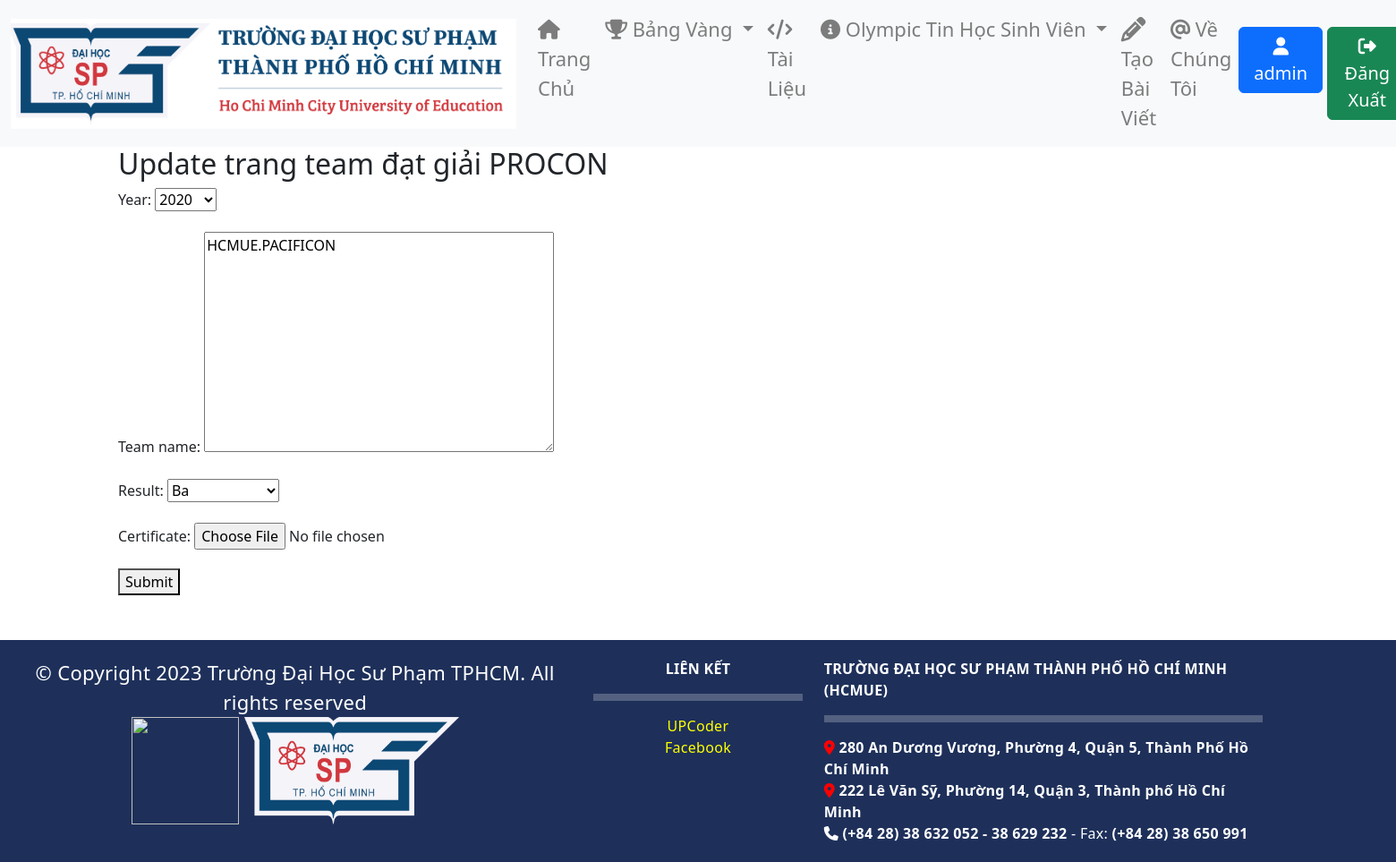
Screenshot of /achievement/procon/1/update/ (signed in) with the database file from the repository.
### achievement/models.py (models this page shows, shortened)
class PROCON(models.Model):
    RESULT_CHOICES = [
        ('Nhất', 'Nhất'),
        ('Nhì', 'Nhì'),
        ('Ba', 'Ba'),
        ('Khuyến Khích', 'Khuyến Khích'),
    ]
    YEAR_CHOICES = [(year, str(year)) for year in range(2015, 2066)]
    year = models.IntegerField(choices=YEAR_CHOICES)
    team_name = models.TextField(max_length=255)
    result = models.CharField(max_length=200, choices=RESULT_CHOICES)
    certificate = models.FileField(upload_to='certificates/', null=True, blank=True)

### achievement/views.py (the view)
# urls.py: path('procon/<int:procon_id>/update/', procon_update, name='procon_update'),
@user_passes_test(lambda u: u.is_superuser)
def procon_update(request, procon_id):
    procon = get_object_or_404(PROCON, id=procon_id)
    if request.method == 'POST':
        form = PROCONForm(request.POST, instance=procon)
        if form.is_valid():
            form.save()
            return redirect('procon_list')
    else:
        form = PROCONForm(instance=procon)
    return render(request, 'achievement/procon_form.html', {'form': form, 'action': 'Update'})

### achievement/forms.py
class PROCONForm(forms.ModelForm):
    class Meta:
        model = PROCON
        fields = ['year','team_name', 'result','certificate']

### achievement/templates/achievement/procon_form.html (shortened to what this page needs)
{% extends 'blog/base.html'%}
{% load static %}
{% block content %}
<!DOCTYPE html>
<html>
<head>
    <link rel="stylesheet" href="https://cdnjs.cloudflare.com/ajax/libs/font-awesome/6.5.1/css/all.min.css">
    <link rel="stylesheet" href="https://stackpath.bootstrapcdn.com/bootstrap/4.3.1/css/bootstrap.min.css">
    <link href="https://cdn.jsdelivr.net/npm/bootstrap@5.3.2/dist/css/bootstrap.min.css" rel="stylesheet">
</head>
<body>
<div class="container">
    <h2> {{ action }} trang team đạt giải PROCON</h2>
    <form method="post" enctype="multipart/form-data">
        {{ form.as_p }}
        <button type="submit">Submit</button>
    </form>
</div>
</body>
</html>
{% endblock content %}

### blog/templates/blog/base.html (shortened to what this page needs)
{% load static %}
<!DOCTYPE html>
<html lang="en">
<head>
  <link rel="stylesheet" href="https://cdnjs.cloudflare.com/ajax/libs/font-awesome/6.4.2/css/all.min.css" />
  <link rel="stylesheet" href="https://stackpath.bootstrapcdn.com/bootstrap/4.3.1/css/bootstrap.min.css">
  <link rel = "stylesheet" href = "{% static 'blog/main1.css'%}">
</head>
<body>
  <nav class="navbar navbar-expand-lg navbar-light bg-light">
    <div class="container-fluid">
      <a class="navbar-brand" href="#"><img src="{% static 'blog/logo_dhsp.png' %}" alt=""></a>
      <div class="collapse navbar-collapse justify-content-center" id="navbarNav">
        <ul class="navbar-nav">
          <li class="nav-item d-flex justify-content-center">
            <a class="nav-link" href="{% url 'blog-home' %}" style="font-size: 22px;">
              <i class="fas fa-home"></i> Trang Chủ
            </a>
          </li>
          <li class="nav-item dropdown d-flex justify-content-center">
            <a class="nav-link dropdown-toggle" href="#" id="achievementsDropdown" role="button" data-toggle="dropdown"
                aria-haspopup="true" aria-expanded="false" style="font-size: 22px;">
                <i class="fas fa-trophy"></i> Bảng Vàng
            </a>
        </li>
          {% if user.is_authenticated %}
          <li class="nav-item d-flex justify-content-center">
            <a class="nav-link" href="{% url 'document_list' %}" style="font-size: 22px;">
              <i class="fas fa-code"></i> Tài Liệu
            </a>
          </li>
          {%endif %}
          <li class="nav-item dropdown d-flex justify-content-center">
            <a class="nav-link dropdown-toggle" href="#" id="navbarDropdown" role="button" data-toggle="dropdown"
              aria-haspopup="true" aria-expanded="false" style="font-size: 22px;">
              <i class="fas fa-circle-info"></i> Olympic Tin Học Sinh Viên
            </a>
          </li>
          {% if user.is_authenticated %}
          <li class="nav-item d-flex justify-content-center">
            <a class="nav-link" href="{% url 'post_new' %}" style="font-size: 22px;">
              <i class="fa-solid fa-pencil fa-lg"></i> Tạo Bài Viết
            </a>
          </li>
          {% endif %}
          <li class="nav-item d-flex justify-content-center">
            <a class="nav-link"  href="{% url 'blog-about' %}" style="font-size: 22px;">   <span style="font-family: 'FontAwesome';">&#64;</span> Về Chúng Tôi</a>
          </li>
        </ul>
      </div>
      {% if user.is_authenticated %}
      <div class="collapse navbar-collapse justify-content-end" id="navbarNav">
        <ul class="navbar-nav">
          <li class="nav-item">
            <a href="{% url 'view_profile' username=user.username %}" class="btn btn-primary w-100 me-2 mb-2 mb-lg-0" style="font-size: 20px;">
                <i class="fas fa-user"></i> {{ user.username }}
            </a>
          </li>
          <li class="nav-item">
            <a href="{% url 'logout' %}" class="btn btn-success w-100 me-2 mb-2 mb-lg-0" style="margin-left: 5px; font-size: 20px;">
              <i class="fas fa-sign-out-alt"></i> Đăng Xuất
            </a>
          </li>
        </ul>
      </div>
    </div>
      {% endif %}
  </nav>
<div class="container1">
    {% block content %}{% endblock %}
</div>
    <footer class="footer bgfooter">
        <div class="row" style="color:white; padding:20px; letter-spacing:0.3px">
            <div class="col-md-5" style="font-size: 22px;">
                <div> <center> © Copyright 2023 Trường Đại Học Sư Phạm TPHCM. All rights reserved </center> </div>
                <center> <img src="{% static 'blog/cntt.png' %}" alt="" style="width: 120px; height: 120px;">
                <img src="{% static 'blog/Logo HCMUE.png' %}" alt="" style="width: 240px; height: 120px;"> </center>
            </div>
            <div class="col-md-2">
                <div style="font-weight:bold;"><center> LIÊN KẾT </center> </div>
                <hr style="border: 4px solid #eee;">
                <div>
                    <div><a href="http://upcoder.xyz/'index.php/" style="color:yellow; text-decoration:none; cursor:pointer"><center> UPCoder </center></a></div>
                    <div><a href="https://www.facebook.com/upcoder" style="color:yellow; text-decoration:none; cursor:pointer"> <center> Facebook </center> </a></div>
                </div>
            </div>
            <div class="col-md-4">
                <div style="font-weight:bold;">TRƯỜNG ĐẠI HỌC SƯ PHẠM THÀNH PHỐ HỒ CHÍ MINH (HCMUE)</div>
                <hr style="border: 4px solid #eee;">
                <div>
                    <div>
                        <i class="fa-solid fa-location-dot fa-bounce" style="color: #ff0000;"></i> <b>280 An Dương Vương, Phường 4, Quận 5, Thành Phố Hồ Chí Minh</b>
                    </div>
                    <div>
                        <i class="fa-solid fa-location-dot fa-bounce" style="color: #ff0000;"></i> <b>222 Lê Văn Sỹ, Phường 14, Quận 3, Thành phố Hồ Chí Minh </b>
                    </div>
                    <div>
                        <i class="fa-solid fa-phone fa-bounce"></i> <b>(+84 28) 38 632 052 - 38 629 232</b> - Fax: <b>(+84 28) 38 650 991 </b>
                    </div>
                </div>
            </div>
        </div>
    </footer>
</body>
</html>

### blog/static/blog/main1.css (style rules this page uses)
.bgfooter { background-color: #1e305a; background-position: center; background-repeat: no-repeat; background-attachment: scroll; background-size: cover; margin-top: 50px; }

### rows the page displays
PROCON: year "2020", team_name "HCMUE.PACIFICON", result "Ba"

### other values shown
{{ user.username }} "admin"
{{ action }} "Update"
